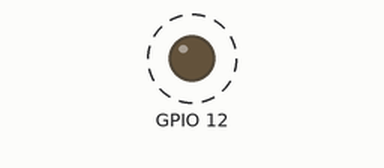
Simulated run of this program. Board: Raspberry Pi (BCM pin numbers). On the bench: output pins drawn as LEDs (lit = HIGH). Dashed ring = blinking.

Above: at 0.05 s.
Timing chart, 0 to 3.0 s (numbered marks = the images above):
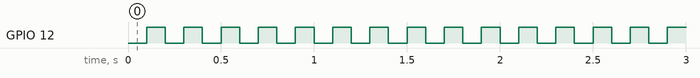

The program:

beep.py
```python
import time
import RPi.GPIO as gpio

gpio.setwarnings(False)
gpio.setmode(gpio.BCM)
gpio.setup(12,gpio.OUT)

try:

	while True:
                gpio.output(12,0)
		time.sleep(0.1)
		gpio.output(12,1)
		time.sleep(0.1)
except KeyboardInterrupt:
		gpio.cleanup()
		exit
```

Measured:
- by itself, GPIO 12: alternates HIGH for 0.10 s and LOW for 0.10 s
